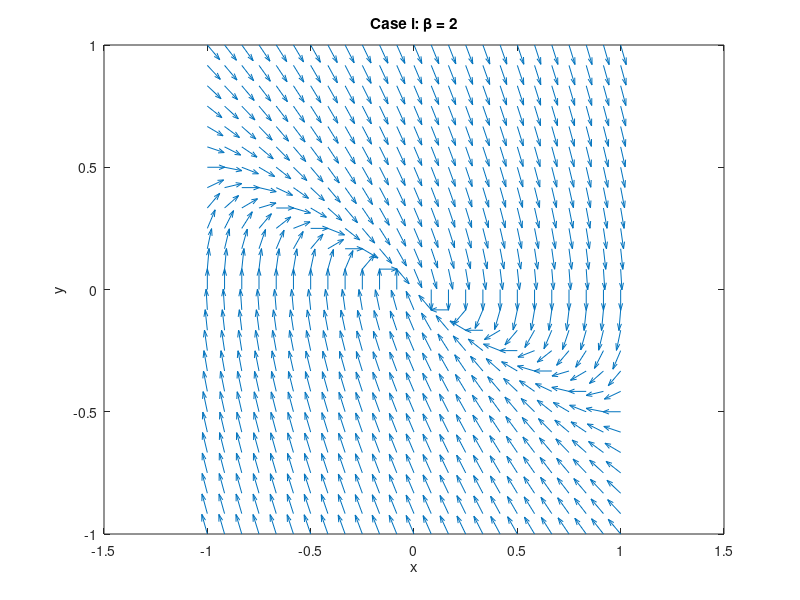
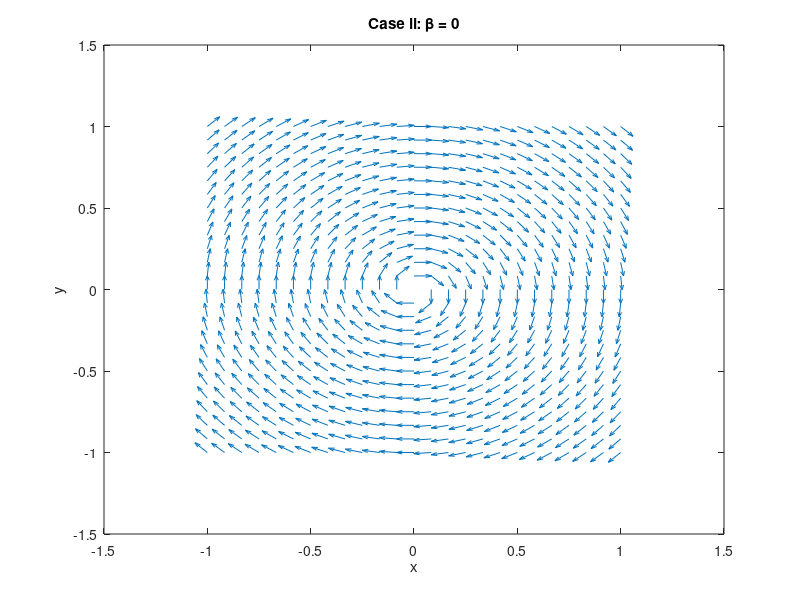
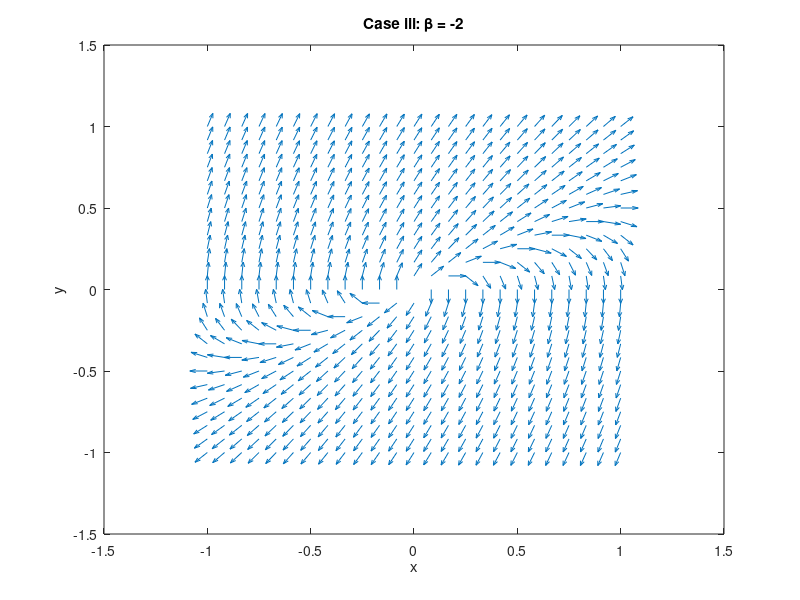

Reproduce these figures in MATLAB, in order.
clear; close all;
%% Declare functions that dictate the dynamics
f1 = @(x,y,beta)(y);
f2 = @(x,y,beta)(-x - beta*y);

%% Declare 2-D mesh
lim = 1;
x = linspace(-lim,lim,25);
y = linspace(-lim,lim,25);
[X,Y] = meshgrid(x,y);
%% Case i
beta = 2;
% Storing derivatives
U = zeros(size(X));
V = zeros(size(X));
% Loop through each (x,y) pair in the mesh
for i = 1:length(X)
    for j = 1:length(Y)
        % Evaluate the derivatives
        u = f1(X(i,j),Y(i,j),beta);
        v = f2(X(i,j),Y(i,j),beta);
        r = sqrt(u^2+v^2);
        % Normalizing them to 1 and storing
        U(i,j) = u/r;
        V(i,j) = v/r;
    end
end
% Use quiver to plot; S = 0.75 to ensure arrows don't intersect
quiver(X,Y,U,V,0.75)
xlabel('x'); ylabel('y');
title('Case i: \beta = 2');
%% Case ii
beta = 0;
% Storing derivatives
U = zeros(size(X));
V = zeros(size(X));
% Plot an arrow for each (x,y) pair in the mesh
for i = 1:length(X)
    for j = 1:length(Y)
        % Evaluate the derivatives
        u = f1(X(i,j),Y(i,j),beta);
        v = f2(X(i,j),Y(i,j),beta);
        r = sqrt(u^2+v^2);
        % Normalizing them to 1 and storing
        U(i,j) = u/r;
        V(i,j) = v/r;
    end
end
% used figure to open a new plot window
figure;
% Use quiver to plot; S = 0.75 to ensure arrows don't intersect
quiver(X,Y,U,V,0.75)
xlabel('x'); ylabel('y');
title('Case ii: \beta = 0');
%% Case iii
beta = -2;
% Storing derivatives
U = zeros(size(X));
V = zeros(size(X));
% Plot an arrow for each (x,y) pair in the mesh
for i = 1:length(X)
    for j = 1:length(Y)
        % Evaluate the derivatives
        u = f1(X(i,j),Y(i,j),beta);
        v = f2(X(i,j),Y(i,j),beta);
        r = sqrt(u^2+v^2);
        % Normalizing them to 1 and storing
        U(i,j) = u/r;
        V(i,j) = v/r;
    end
end
% used figure to open a new plot window
figure;
% Use quiver to plot; S = 0.75 to ensure arrows don't intersect
quiver(X,Y,U,V,0.75)
xlabel('x'); ylabel('y');
title('Case iii: \beta = -2');